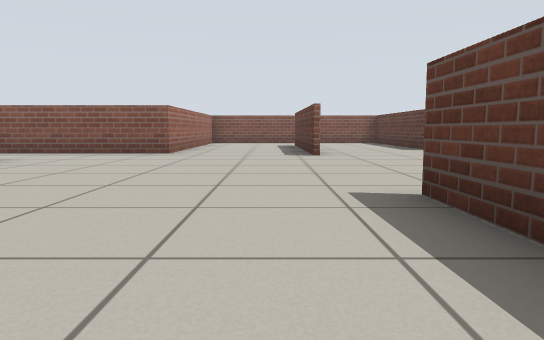
View 1 (above)

19 first-person views from a walk through a Gazebo world. The camera is 0.51 m above the floor, tilts 6° down and sees 70° across. The floor is counted in squares, 1 m on a side. Each view is taken from the middle of a square. On the plan, view 1 faces up. The plan holds only what a view shows up to about 9 squares ahead; the rest is blank.

View 2
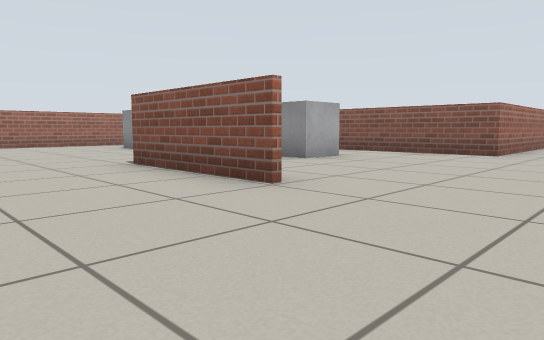

View 3
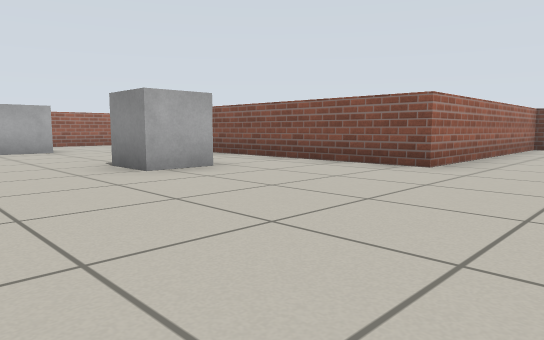

View 4
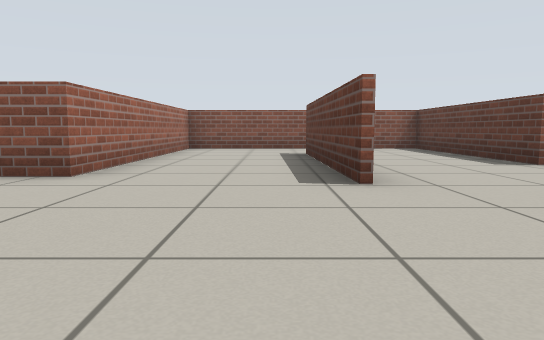

View 5
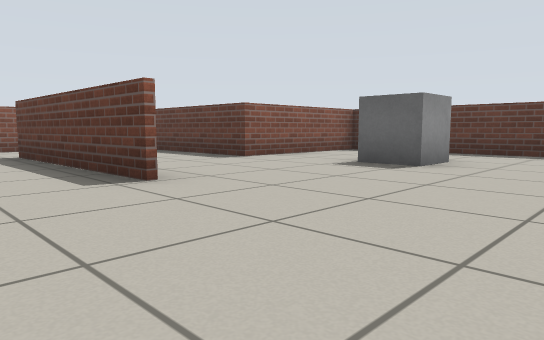

View 6
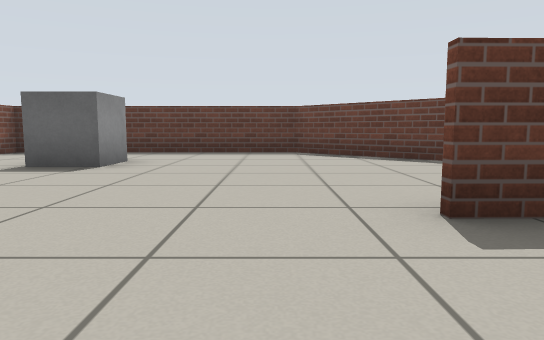

View 7
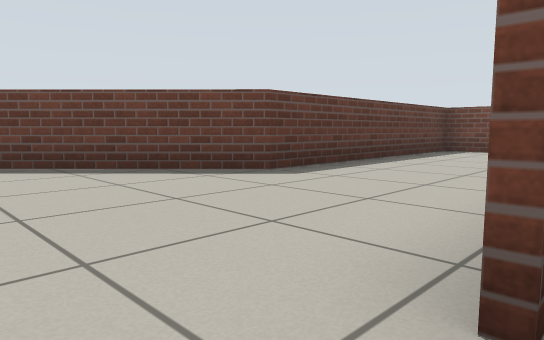

View 8
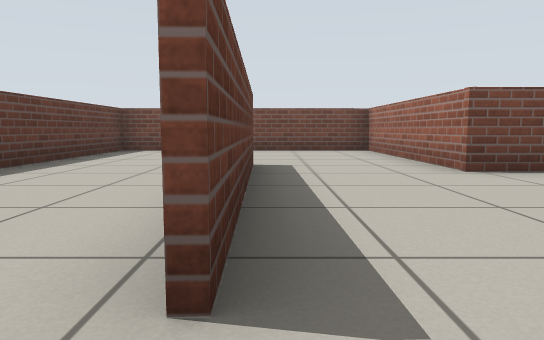

View 9
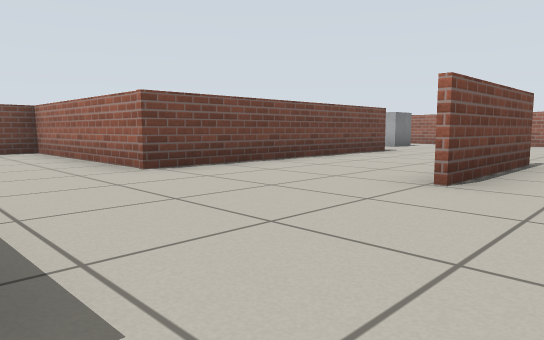

View 10
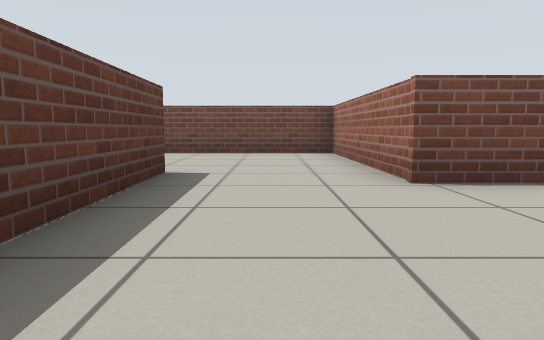

View 11
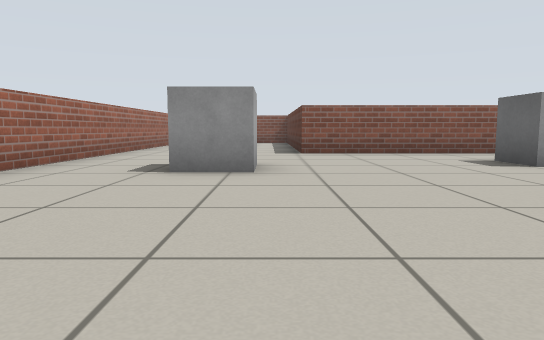

View 12
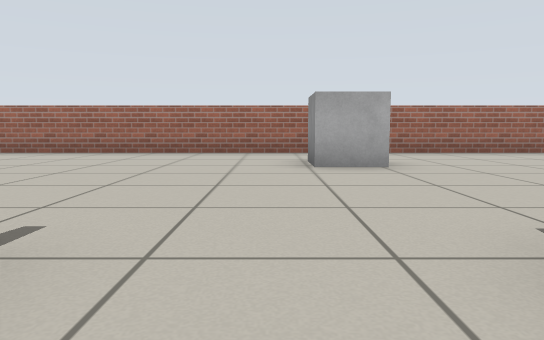

View 13
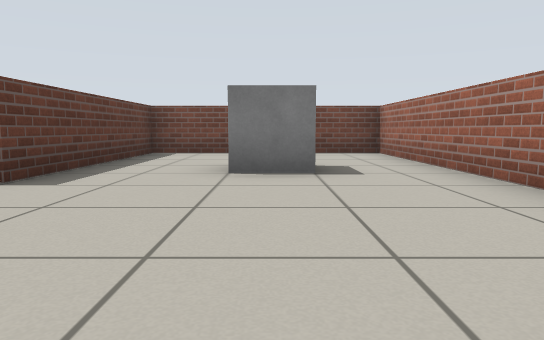

View 14
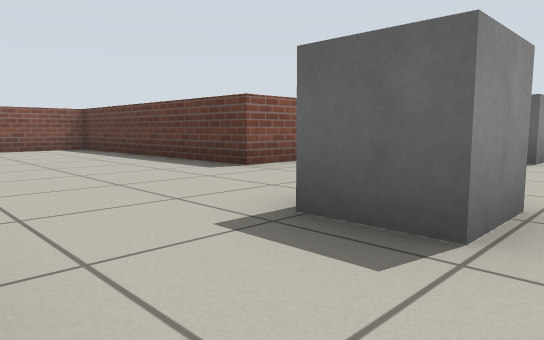

View 15
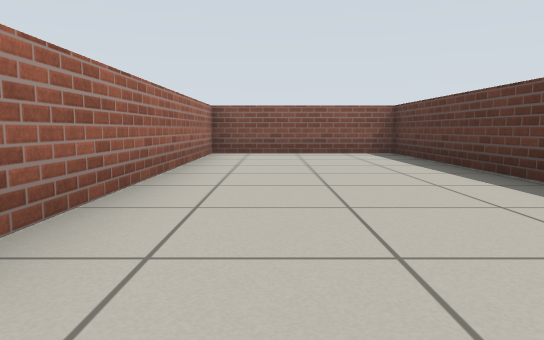

View 16
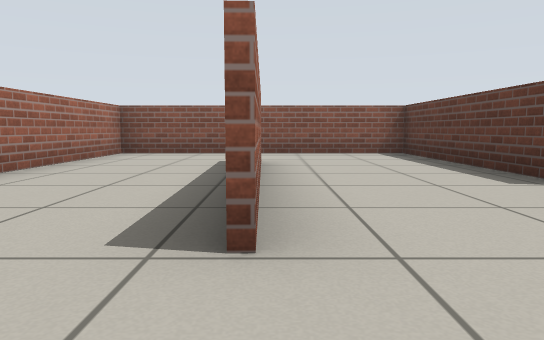

View 17
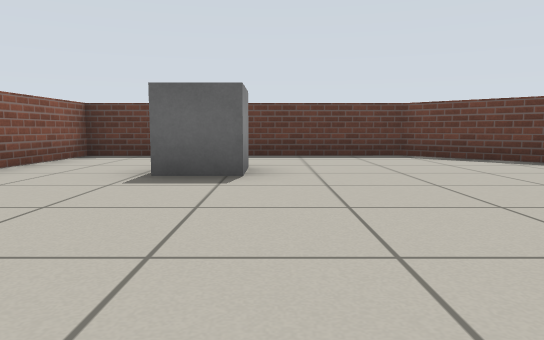

View 18
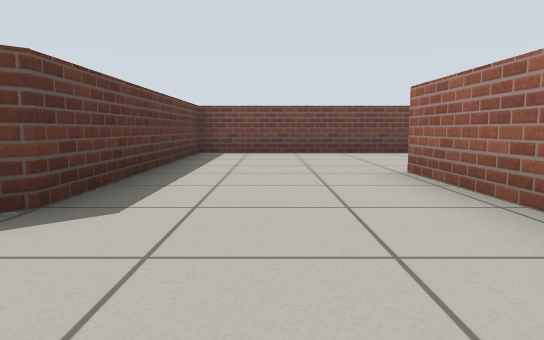

View 19
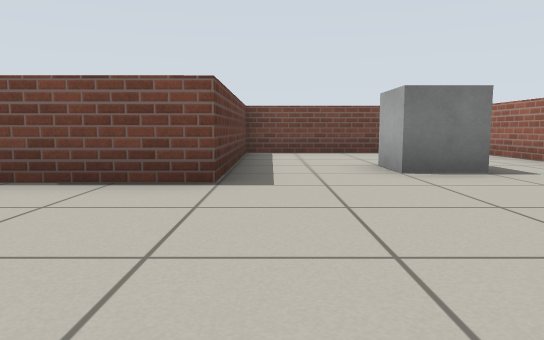

### Floor plan
Points are (right, up) in squares from view 1. A wall is a line through its corners. A room is listed if a view was taken in it or the views show most of it. See-through windows are left out.
Room 1 (views 1, 2, 3, 4, 5, 6, 7, 8, 9, 10, 11, 12, 13, 14, 15, 16, 17, 18, 19)
walls: (-2.5, 2.6) (-5.5, 2.6); (-5.5, 2.7) (-2.5, 2.7); (-2.1, 8.1) (-8.4, 8.1) (-8.4, 14.2) (-12.3, 14.2) (-12.3, -5.4) (-7.5, -5.3) (-7.5, -0.6) (-1.4, -0.6) (-1.3, -5.3) (4.6, -5.3) (4.5, 0.6) (7.5, 3.5) (7.4, 9.5) (3.8, 9.5) (3.8, 14.2) (-2.2, 14.2) (-2.1, 8.1); (0.8, 7.4) (0.7, 12.2); (1.3, 0.7) (1.4, -1.7); (1.3, -1.7) (1.2, 3.1); (0.9, 10.2) (0.9, 7.4); (0.8, 12.2) (0.8, 11.7)
objects: grey box (-10, -2); grey box (-10, 5) to (-9, 5); grey box (-5, 5) to (-5, 6); grey box (4, 7) to (5, 7)

Positions as (right, up) in squares from view 1, and headings:
1: (0, 0), facing up
2: (0, 0), facing up-left
3: (0, 3), facing up-left
4: (0, 4), facing up
5: (-1, 4), facing up-right
6: (-1, 4), facing right
7: (1, 4), facing down-right
8: (1, 4), facing down
9: (1, 4), facing down-left
10: (0, 3), facing down
11: (-9, 0), facing up
12: (-4, 4), facing left
13: (-10, 3), facing down
14: (-12, 4), facing up-right
15: (-11, 6), facing up
16: (1, 6), facing up
17: (0, 6), facing right
18: (3, 3), facing down
19: (-8, 3), facing down
